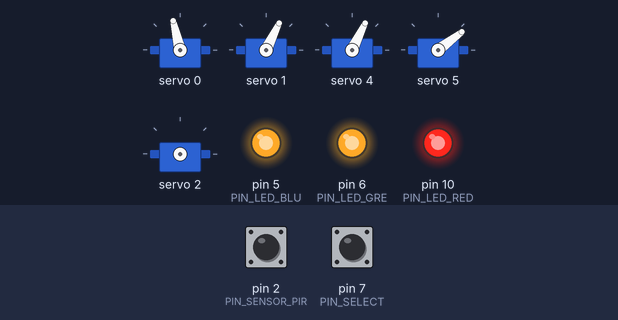
The sketch below on a simulated Arduino Uno, built with avr-gcc and run on an emulated ATmega328P. Shown: 5 × servo, output pins drawn as LEDs (lit = HIGH). The test bench sets the inputs (shaded band); at power-on: pin 2 (PIN_SENSOR_PIR) LOW, pin 7 (PIN_SELECT) HIGH. Random numbers use the default seed unless the sketch sets one.

Above: at 1.2 s.
1.3 s: pin 2 (PIN_SENSOR_PIR) driven HIGH
At 2.06 s:
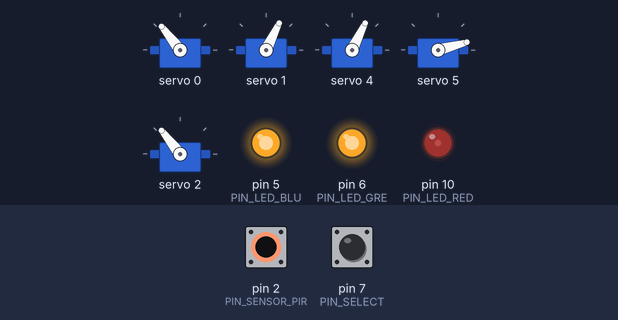
4.3 s: pin 2 (PIN_SENSOR_PIR) driven LOW
At 5.8 s:
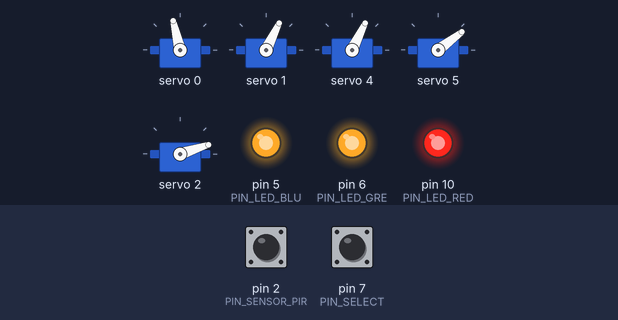
6.1 s: pin 2 (PIN_SENSOR_PIR) driven HIGH
At 6.94 s:
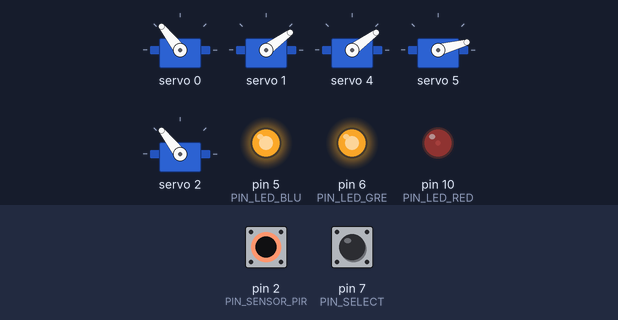
9.1 s: pin 2 (PIN_SENSOR_PIR) pulsed LOW 2 times (0.12 s each, 0.3 s apart)
At 9.43 s:
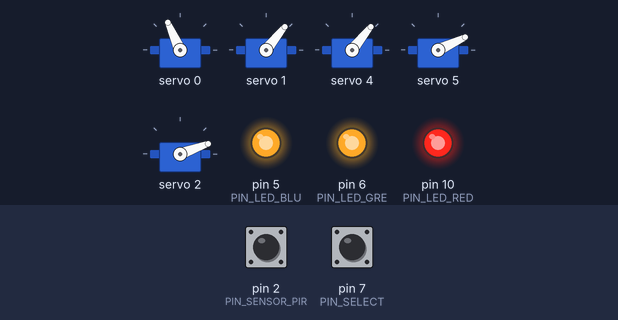
12.7 s: pin 2 (PIN_SENSOR_PIR) driven LOW
At 14.4 s:
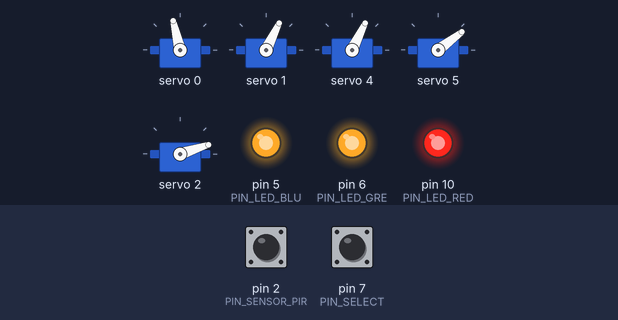
15.7 s: pin 2 (PIN_SENSOR_PIR) driven HIGH
At 15.86 s:
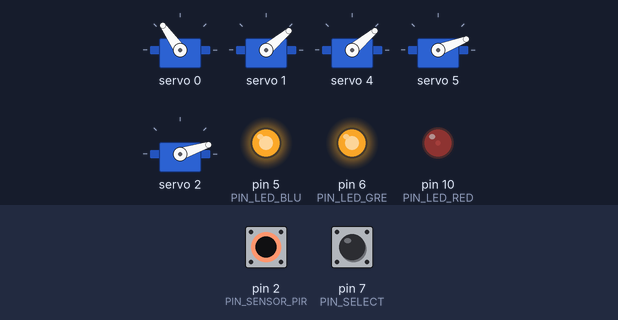
Timing chart, 0 to 22.3 s (numbered marks = the images above; inputs shaded):
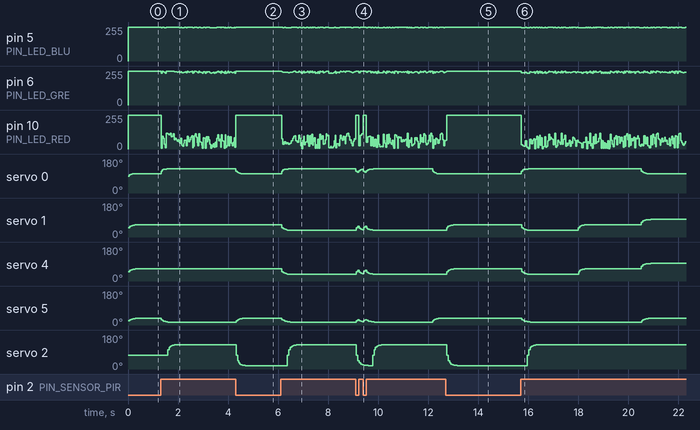

Measured:
- after the input at 1.3 s, servo 0: 103° → 128° at once; servo 5: 37° → 15° at once; servo 2: 73° → 128° after 0.30 s
- after the input at 4.3 s, servo 0: 128° → 103° at once; servo 5: 15° → 36° at once, → 37° 0.38 s later; servo 2: 128° → 19° at once, → 18° 0.37 s later
- after the input at 6.1 s, servo 0: 103° → 128° at once; servo 1, servo 4: 64° → 36° after 0.05 s; servo 5: 37° → 15° after 0.05 s; servo 2: 18° → 128° after 0.27 s
- after the input at 12.7 s, servo 2: 128° → 19° at once, → 18° 0.42 s later
- after the input at 15.7 s, servo 0: rises from 103° to 128° in 0.27 s, then falls to 103° in 4.7 s; servo 2: 18° → 128° after 0.25 s

The sketch:

Doorman.ino
```cpp
#include "PCA9685.h"
#include "7Seg4Dig.h"

//To disable TEST MODE, comment the line bellow
//#define DEBUG
#define PAUSE 2000
#define PIN_SELECT 7
#define PIN_POTENC A2

//Define each servo port
#define NUM_SERVOS 5
const int servoPort[] = { 0, 1, 2, 4, 5 };
int servoInitPos[] = { 0, 0, 0, 0, 0 };
int servoCurrPos[] = { 0, 0, 0, 0, 0 };
int servoMovePos[] = { 0, 0, 0, 0, 0 };

const int servoLimits[NUM_SERVOS][2] {
  { 0, 180 },
  { 0, 180 },
  { 0, 180 },
  { 0, 180 },
  { 0, 125 }
};

//Define Eye's axes index of Ports
#define EYE_RIGHT_X 1
#define EYE_RIGHT_Y 0
#define EYE_LEFT_X 3
#define EYE_LEFT_Y 4
#define EYE_LIDS 2

#define PIN_SENSOR_PIR 2
#define BLINK_OPEN 8000 //Maximum time between eye's lid movement
#define BLINK_RANGE 1000 //Maximum time range to randomize eye's lid movement
#define BLINK_CLOSE 200 //Maximum time of eye's lid will close during blinks
#define EYES_MOVE 3000 //Maximum time between eyes movement
#define EYES_RANGE 800 //Maximum time range to randomize eyes movement

//uncomment this line if using a Common Anode LED
#define COMMON_ANODE

#define PIN_LED_RED 10
#define PIN_LED_GRE 6
#define PIN_LED_BLU 5

void setup() {
  initServos();
  displayBrightMax();

  pinMode(PIN_SENSOR_PIR, INPUT);
  pinMode(PIN_LED_RED, OUTPUT);
  pinMode(PIN_LED_GRE, OUTPUT);
  pinMode(PIN_LED_BLU, OUTPUT);

  #if defined(DEBUG)
    Serial.begin(9600);
    pinMode(PIN_SELECT, INPUT_PULLUP);
    pinMode(PIN_POTENC, INPUT);

    displaySegments(dsp_debu);
    delay(1000);

    displaySegments(dsp_red);
    setEyeColor(255, 0, 0);
    delay(PAUSE);

    displaySegments(dsp_gree);
    setEyeColor(0, 255, 0);
    delay(PAUSE);

    displaySegments(dsp_blue);
    setEyeColor(0, 0, 255);
    delay(PAUSE);
  #endif

  setEyeColor(0,0,0);
}

void loop() {
  #if defined(DEBUG)
    testServos();
  #else
    wakeUp();
    eyesOnFire();
    blinkEyeLids();
    moveEyes();
  #endif
  moveServos();
  delay(20);
}

bool isAwake = false;
unsigned long lastBlink;
unsigned long lastEyesMove;
int oldPir = LOW;
void wakeUp()
{
  int curPir = digitalRead(PIN_SENSOR_PIR);
  if(oldPir != curPir)
  {
    if(curPir == HIGH) //acordou
    {
      #if defined(DEBUG)
        Serial.println("Acordou");
      #endif
      isAwake = true;
      lastBlink = millis() - BLINK_OPEN;
      lastEyesMove = millis() - EYES_MOVE;
    }
    else // dormiu
    {
      #if defined(DEBUG)
        Serial.println("Dormiu");
      #endif
      isAwake = false;
    }
    oldPir = curPir;
  }
}

void eyesOnFire()
{
  if(isAwake)
  {
    int brightness = random(120);
    int red = brightness+135;
    int green = brightness/7;
    int blue = brightness/17;
    setEyeColor(red,green,blue);
  }
  else
  {
    setEyeColor(1,1,1);
  }
}

bool isBlinking = false;
int nextBlink = BLINK_OPEN - random(BLINK_RANGE);
void blinkEyeLids()
{
  if(isAwake)
  {
    unsigned long currBlink = millis();
    if(currBlink - lastBlink > nextBlink && !isBlinking)
    {
      servoMovePos[EYE_LIDS] = 0; //fecha
      isBlinking = true;
      lastBlink = millis();
      nextBlink = BLINK_OPEN - random(BLINK_RANGE);
    }

    if(currBlink - lastBlink > BLINK_CLOSE && isBlinking)
    {
      servoMovePos[EYE_LIDS] = 180; //abre
      isBlinking = false;
      lastBlink = millis();
    }
  }
  else
  {
    servoMovePos[EYE_LIDS] = 0; // fecha
    isBlinking = false;
  }
}

int nextEyesMove = EYES_MOVE - random(EYES_RANGE);
void moveEyes()
{
  if(isAwake)
  {
    unsigned long currEyesMove = millis();
    if(currEyesMove - lastEyesMove > nextEyesMove)
    {
      lastEyesMove = millis();
      nextEyesMove = EYES_MOVE - random(EYES_RANGE);
      int dir = random(5); //[0-5[
      switch(dir)
      {
        /*
        case 0: //eyes N
          servoMovePos[EYE_LEFT_X] = 90;
          servoMovePos[EYE_LEFT_Y] = 0;
          servoMovePos[EYE_RIGHT_X] = 90;
          servoMovePos[EYE_RIGHT_Y] = 180;
          break;
        case 1: //eyes NE
          servoMovePos[EYE_LEFT_X] = 180;
          servoMovePos[EYE_LEFT_Y] = 0;
          servoMovePos[EYE_RIGHT_X] = 180;
          servoMovePos[EYE_RIGHT_Y] = 180;
          break;
        case 7: //eyes NE
          servoMovePos[EYE_LEFT_X] = 0;
          servoMovePos[EYE_LEFT_Y] = 180;
          servoMovePos[EYE_RIGHT_X] = 0;
          servoMovePos[EYE_RIGHT_Y] = 0;
          break;
        */
        case 0: //eyes E
          servoMovePos[EYE_LEFT_X] = 180;
          servoMovePos[EYE_LEFT_Y] = 90;
          servoMovePos[EYE_RIGHT_X] = 180;
          servoMovePos[EYE_RIGHT_Y] = 90;
          break;
        case 1: //eyes SE
          servoMovePos[EYE_LEFT_X] = 180;
          servoMovePos[EYE_LEFT_Y] = 0;
          servoMovePos[EYE_RIGHT_X] = 180;
          servoMovePos[EYE_RIGHT_Y] = 180;
          break;
        case 2: //eyes S
          servoMovePos[EYE_LEFT_X] = 90;
          servoMovePos[EYE_LEFT_Y] = 0;
          servoMovePos[EYE_RIGHT_X] = 90;
          servoMovePos[EYE_RIGHT_Y] = 180;
          break;
        case 3: //eyes SW
          servoMovePos[EYE_LEFT_X] = 0;
          servoMovePos[EYE_LEFT_Y] = 0;
          servoMovePos[EYE_RIGHT_X] = 0;
          servoMovePos[EYE_RIGHT_Y] = 180;
          break;
        case 4: //eyes W
          servoMovePos[EYE_LEFT_X] = 0;
          servoMovePos[EYE_LEFT_Y] = 90;
          servoMovePos[EYE_RIGHT_X] = 0;
          servoMovePos[EYE_RIGHT_Y] = 90;
          break;
      }
    }
  }
  else
  {
    servoMovePos[EYE_LEFT_X] = 90;
    servoMovePos[EYE_LEFT_Y] = 90;
    servoMovePos[EYE_RIGHT_X] = 90;
    servoMovePos[EYE_RIGHT_Y] = 90;
  }
}

void moveServos()
{
  for(int i = 0; i < NUM_SERVOS; i++)
  {
    if(servoCurrPos[i] != servoMovePos[i])
    {
      int angle = ceil(abs(servoMovePos[i] - servoCurrPos[i]) / 2);
      angle = max(angle, 1);
      angle = angle * signum(servoMovePos[i] - servoCurrPos[i]);
      angle = map(angle, 0, 180, servoLimits[i][0], servoLimits[i][1]);

      #ifdef DEBUG
        Serial.print("Curr ");
        Serial.print(servoCurrPos[i]);
        Serial.print(" Moving to ");
        Serial.print(servoMovePos[i]);
        Serial.print(" Moveu ");
        Serial.println(angle);
      #endif
      servoCurrPos[i] = servoCurrPos[i] + angle;
      writeServo(servoPort[i], servoCurrPos[i]);
    }
  }
  delay(10);
}

int signum(int num)
{
  if(num > 0) return +1;
  if(num == 0) return 0;
  if(num < 0) return -1;
}

int currSelect = digitalRead(PIN_SELECT);
int currServo = 0;
void testServos()
{
  int select = digitalRead(PIN_SELECT);
  int potenc = map(analogRead(PIN_POTENC), 0, 1023, 0, 180);

  if(currSelect != select){
    Serial.print("Testing: ");
    Serial.print(select);
    Serial.print(" - ");
    Serial.println(currSelect);
    if(select == 1 && currSelect == 0){
      Serial.println("Soltou!");
      currServo += 1;
      if(currServo >= NUM_SERVOS){
        currServo = 0;
      }
    }

    currSelect = select;
  }

  if(potenc != servoMovePos[currServo]){
    servoMovePos[currServo] = potenc;
  }

  displayNumberLeading(currServo * 1000 + servoCurrPos[currServo]);
}

void setEyeColor(int red, int green, int blue)
{
  #ifdef COMMON_ANODE
    red = 255 - red;
    green = 255 - green;
    blue = 255 - blue;
  #endif
  analogWrite(PIN_LED_RED, red);
  analogWrite(PIN_LED_GRE, green);
  analogWrite(PIN_LED_BLU, blue);
}
```

7Seg4Dig.h
```cpp
#include <Arduino.h>
#include <TM1637Display.h> //7Seg4Dig Display

//Display
#define DSPCLK 11
#define DSPDIO 12
TM1637Display tm = TM1637Display(DSPCLK, DSPDIO);
const uint8_t dsp_full[] = {0xff, 0xff, 0xff, 0xff}; // All Segments ON
const uint8_t dsp_blnk[] = {0x00, 0x00, 0x00, 0x00}; // All Segments OFF

const uint8_t ltr_a = SEG_A | SEG_B | SEG_C | SEG_E | SEG_F | SEG_G;
const uint8_t ltr_b = SEG_A | SEG_B | SEG_C | SEG_D | SEG_E | SEG_F | SEG_G;
const uint8_t ltr_c = SEG_A | SEG_D | SEG_E | SEG_F;
const uint8_t ltr_d = SEG_B | SEG_C | SEG_D | SEG_E | SEG_G;
const uint8_t ltr_e = SEG_A | SEG_D | SEG_E | SEG_F | SEG_G;
const uint8_t ltr_g = SEG_A | SEG_B | SEG_C | SEG_D | SEG_F | SEG_G;
const uint8_t ltr_i = SEG_E | SEG_F;
const uint8_t ltr_l = SEG_D | SEG_E | SEG_F;
const uint8_t ltr_n = SEG_A | SEG_B | SEG_C | SEG_E | SEG_F;
const uint8_t ltr_o = SEG_A | SEG_B | SEG_C | SEG_D | SEG_E | SEG_F;
const uint8_t ltr_p = SEG_A | SEG_B | SEG_E | SEG_F | SEG_G;
const uint8_t ltr_r = SEG_E | SEG_G;
const uint8_t ltr_t = SEG_D | SEG_E | SEG_F | SEG_G;
const uint8_t ltr_u = SEG_B | SEG_C | SEG_D | SEG_E | SEG_F;

//Display words:
const uint8_t dsp_done[] = { ltr_d, ltr_o, ltr_n, ltr_e }; //DONE
const uint8_t dsp_init[] = { ltr_i, ltr_n, ltr_i, ltr_t }; //INIT
const uint8_t dsp_open[] = { ltr_o, ltr_p, ltr_e, ltr_n }; //0PEN
const uint8_t dsp_debu[] = { ltr_d, ltr_e, ltr_b, ltr_u }; //DEBU

const uint8_t dsp_red[]  = { ltr_r, ltr_e, ltr_d }; //RED
const uint8_t dsp_gree[] = { ltr_g, ltr_r, ltr_e, ltr_e }; //GREE
const uint8_t dsp_blue[] = { ltr_b, ltr_l, ltr_u, ltr_e }; //BLUE

void displayBrightMax()
{
  tm.setBrightness(7);
}

void displayNumber(int num) {
  tm.showNumberDec(num, false);
}

void displayNumberLeading(int num)
{
  tm.showNumberDec(num, true);
}

void displaySegments(uint8_t data[])
{
  tm.setSegments(data);
}
```

PCA9685.h
```cpp
#include <Wire.h>
#include <Adafruit_PWMServoDriver.h>

#define FRQ_SRV 60 // Defines Servo's working frequence
#define SERVOMIN  205 // VALOR PARA UM PULSO MAIOR QUE 1 mS
#define SERVOMAX  409 // VALOR PARA UM PULSO MENOR QUE 2 mS

const int SERVO_LIMITS[6][2] = {
  { 330, 459 },//right eye, y axis
  { 225, 369 },//right eye, x axis
  { 180, 459 },//eye lids
  { 205, 409 },//não utilizado
  { 225, 369 },//left eye, x axis
  { 170, 289 } //left eye, y axis
};

// Servo's controller
Adafruit_PWMServoDriver pwm = Adafruit_PWMServoDriver();

void initServos()
{
  Serial.println("Initializing 16 Channel Servo Test...");
  pwm.begin();
  pwm.setPWMFreq(FRQ_SRV);
  Serial.println("Done!");
}

void writeServo(int nServo, int posicao) {
#if defined(DEBUG)
  Serial.print("Moving servo nr ");
  Serial.print(nServo);
  Serial.print(" to position ");
  Serial.println(posicao);
#endif

  int pos = map ( posicao , 0 , 180 , SERVO_LIMITS[nServo][0], SERVO_LIMITS[nServo][1]);
  pwm.setPWM(nServo, 0, pos);
  delay(5);
}
```
